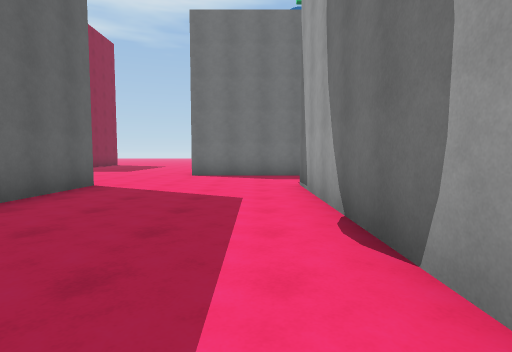
View 1 (above)

17 first-person views from a walk through a 3-D level made in the Unity game engine. The camera is 1.3 m above the floor, tilts 4° down and sees 80° across. The floor is counted in squares, 2 m on a side. Each view is taken from the middle of a square. On the plan, view 1 faces up. The plan holds only what a view shows up to about 10 squares ahead; the rest is blank. The place goes on beyond the plan. The player character is not drawn.

View 2
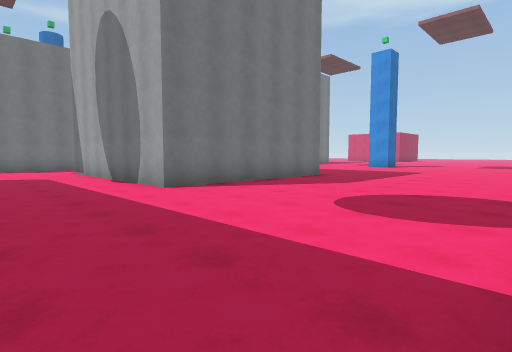

View 3
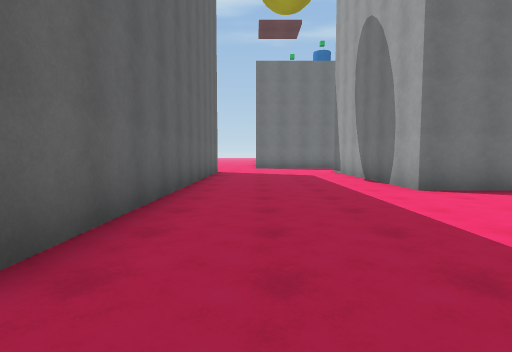

View 4
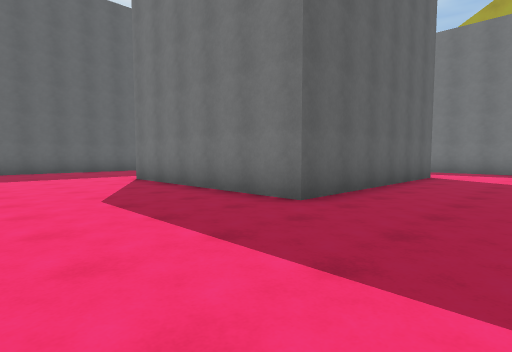

View 5
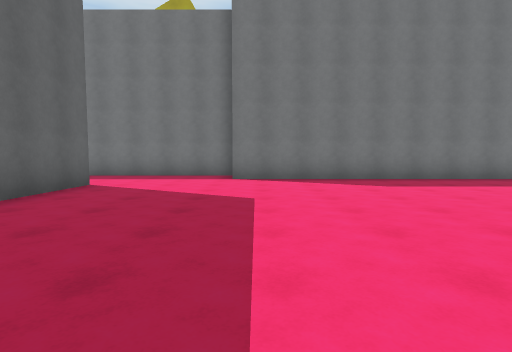

View 6
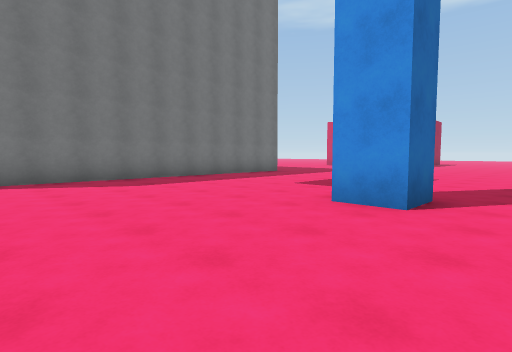

View 7
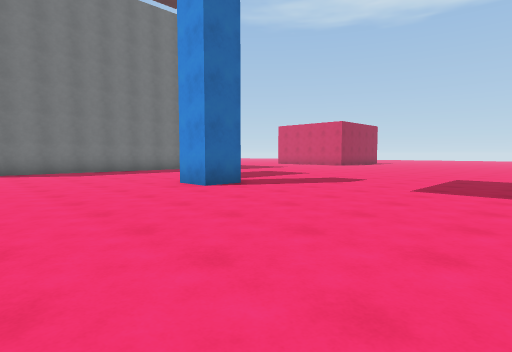

View 8
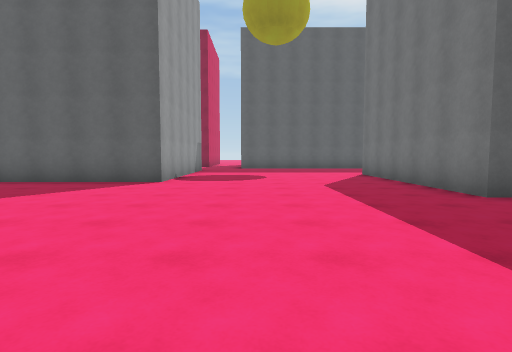

View 9
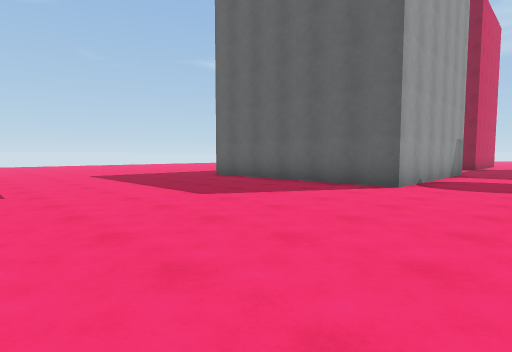

View 10
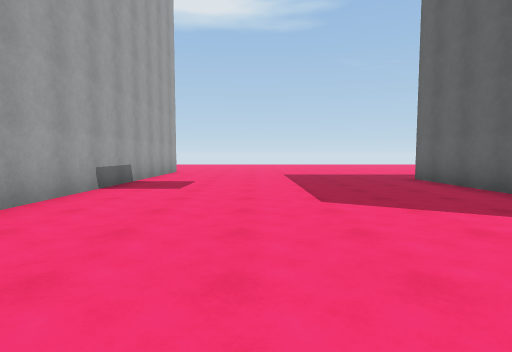

View 11
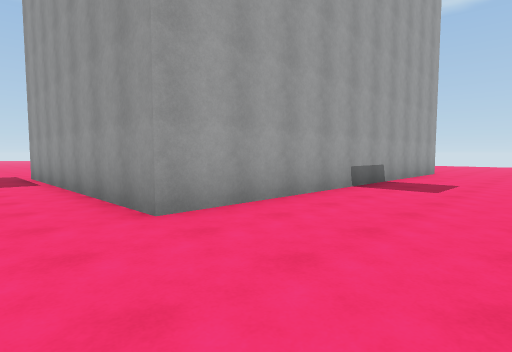

View 12
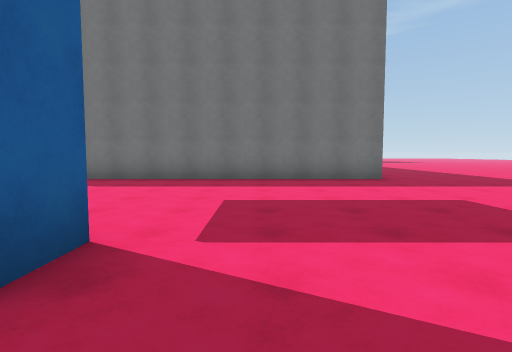

View 13
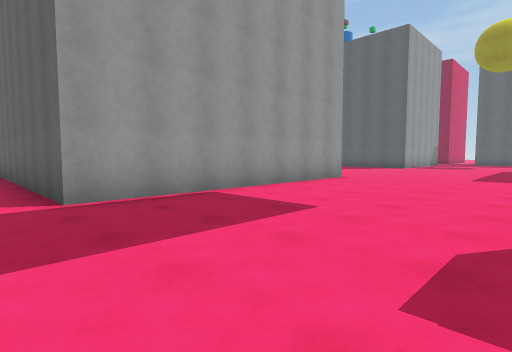

View 14
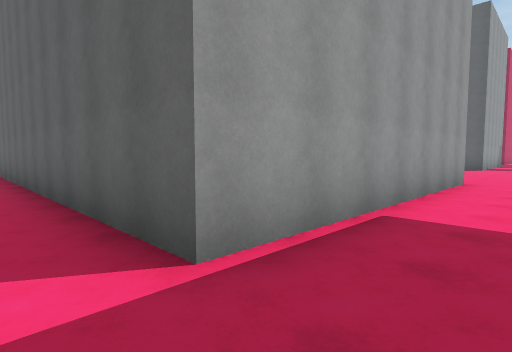

View 15
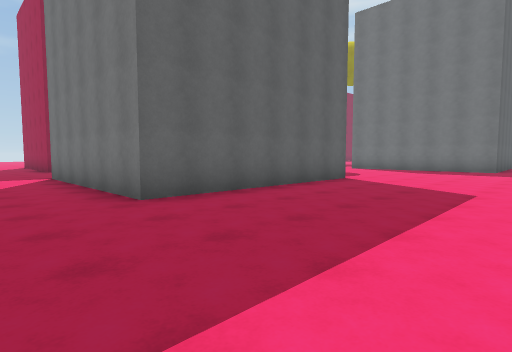

View 16
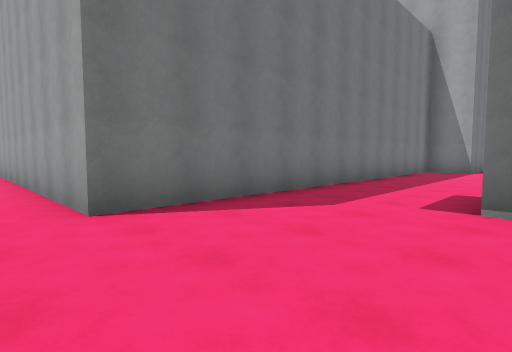

View 17
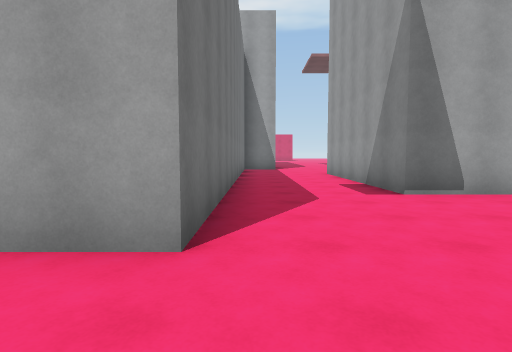

### Floor plan
Points are (right, up) in squares from view 1. A wall is a line through its corners. A room is listed if a view was taken in it or the views show most of it. See-through windows are left out.
Room 1 (views 1, 4, 5, 6, 7, 8, 9, 10, 11, 12, 13, 14, 15, 16)
walls: (14.8, 2.2) (14.8, 1.2) (13.8, 1.2) (13.8, 2.2); (6.4, 6.6) (6.4, 0.5) (0.9, 0.5) (0.9, 6.6) (6.1, 6.6); (-1.6, -5.2) (3.8, -5.2) (3.8, -11.1) (-1.6, -11.1); (9.4, 9.5) (-2, 9.5) (-2, 10.5); (11, -13.5) (11, -4.5) (18, -4.5) (18, -13.5); (-3.4, 6.5) (-3.4, -3.4); (19.5, 8.1) (9.4, 8.1)
ways out: opening at (-3.8, 9) to room 2; opening at (-2.5, -12.5) to room 2; opening at (-2.5, -4.5) to room 2
Room 2 (views 2, 3, 17)
walls: (-2, 10.5) (-2, 17.5)
ways out: opening at (-3.8, 9) to room 1; opening at (-2.5, -12.5) to room 1; opening at (-2.5, -4.5) to room 1

Positions as (right, up) in squares from view 1, and headings:
1: (0, 0), facing up
2: (-2, -5), facing up-right
3: (-2, -5), facing up
4: (9, -3), facing up-left
5: (10, 0), facing up
6: (10, 0), facing up-right
7: (10, -4), facing up-right
8: (11, -3), facing left
9: (10, -3), facing down-left
10: (8, -3), facing down
11: (8, -3), facing down-right
12: (16, 0), facing up
13: (19, 0), facing down-left
14: (19, -3), facing down-left
15: (8, -13), facing up-left
16: (-3, 6), facing up-right
17: (-4, 9), facing right
